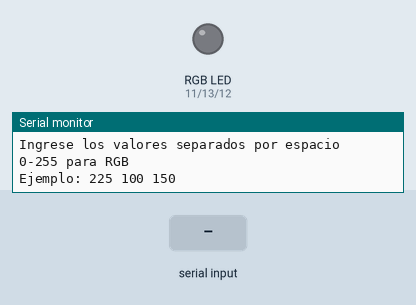
Simulated run of this sketch. Board: Arduino Uno, built with avr-gcc and run on an emulated ATmega328P. On the bench: an RGB LED mixed from three pins (HIGH = lit), the last lines printed to the serial monitor. The test bench sets the inputs (shaded band). Dim RGB values are drawn brighter than linear.

Above: at 1.2 s.
1.3 s: "90 45 200\n" received over Serial
At 1.9 s:
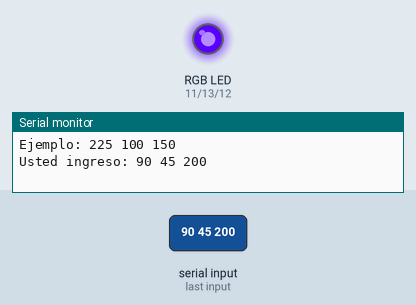
2.8 s: "90 45\n" received over Serial
At 4.0 s:
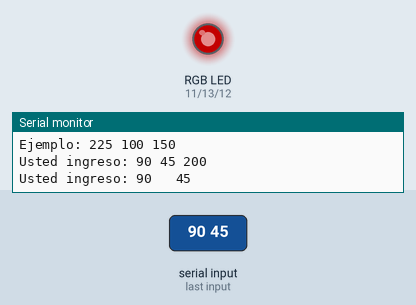
4.3 s: "30 150 10\n" received over Serial
At 5.4 s:
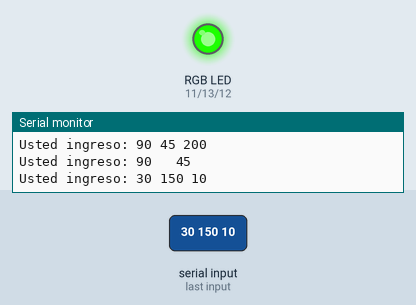
5.8 s: "30 150\n" received over Serial
At 6.4 s:
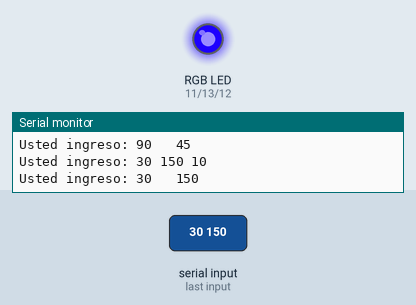
7.3 s: "5\n" received over Serial
At 8.5 s:
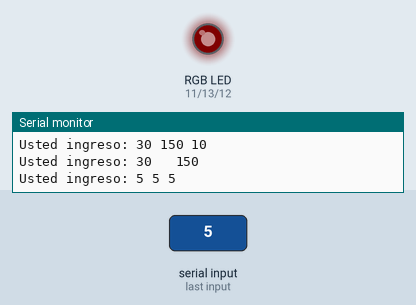
8.8 s: "200\n" received over Serial
At 9.7 s:
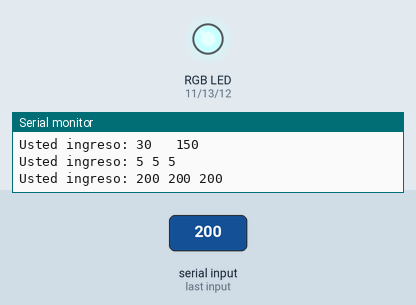
Timing chart, 0 to 11.3 s (numbered marks = the images above; inputs shaded):
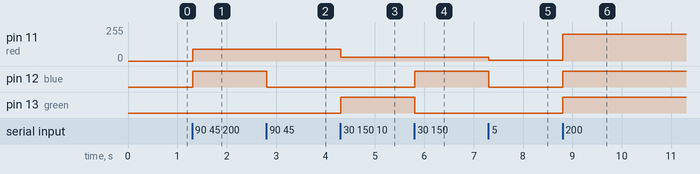

The sketch:

domotica3.ino
```cpp
// C++ code

const int green = 13;
const int blue = 12;
const int red = 11;

void setup()
{
    pinMode(red, OUTPUT);
    pinMode(green, OUTPUT);
    pinMode(blue, OUTPUT);

    Serial.begin(9600);

    Serial.println("Ingrese los valores separados por espacio 0-255 para RGB");
    Serial.println("Ejemplo: 225 100 150");
}

void loop()
{
    if (Serial.available() > 0)
    {
        String color = Serial.readStringUntil('\n');

        // Separar los valores por espacio
        int commaIndex1 = color.indexOf(' ');     // Primer espacio
        int commaIndex2 = color.lastIndexOf(' '); // Segundo espacio

        // Serial.println((String) "Index: " + commaIndex1 + " " + commaIndex2);

        // Extraer los valores como Strings
        String r = color.substring(0, commaIndex1);
        String g = color.substring(commaIndex1 + 1, commaIndex2);
        String b = color.substring(commaIndex2 + 1);

        Serial.println((String) "Usted ingreso: " + r + " " + g + " " + b);

        analogWrite(red, r.toInt());
        analogWrite(green, g.toInt());
        analogWrite(blue, b.toInt());
    }
}
```

Measured:
- after the input at 1.3 s, pin 11 (red): 0/255 → 90/255 at once; pin 12 (blue): LOW → HIGH at once
- after the input at 2.8 s, pin 12 (blue): HIGH → LOW at once
- after the input at 4.3 s, pin 11 (red): 90/255 → 30/255 at once; pin 13 (green): LOW → HIGH at once
- after the input at 5.8 s, pin 12 (blue): LOW → HIGH at once; pin 13 (green): HIGH → LOW at once
- after the input at 7.3 s, pin 11 (red): 30/255 → 5/255 at once; pin 12 (blue): HIGH → LOW at once
- after the input at 8.8 s, pin 11 (red): 5/255 → 200/255 at once; pin 12 (blue), pin 13 (green): LOW → HIGH at once
